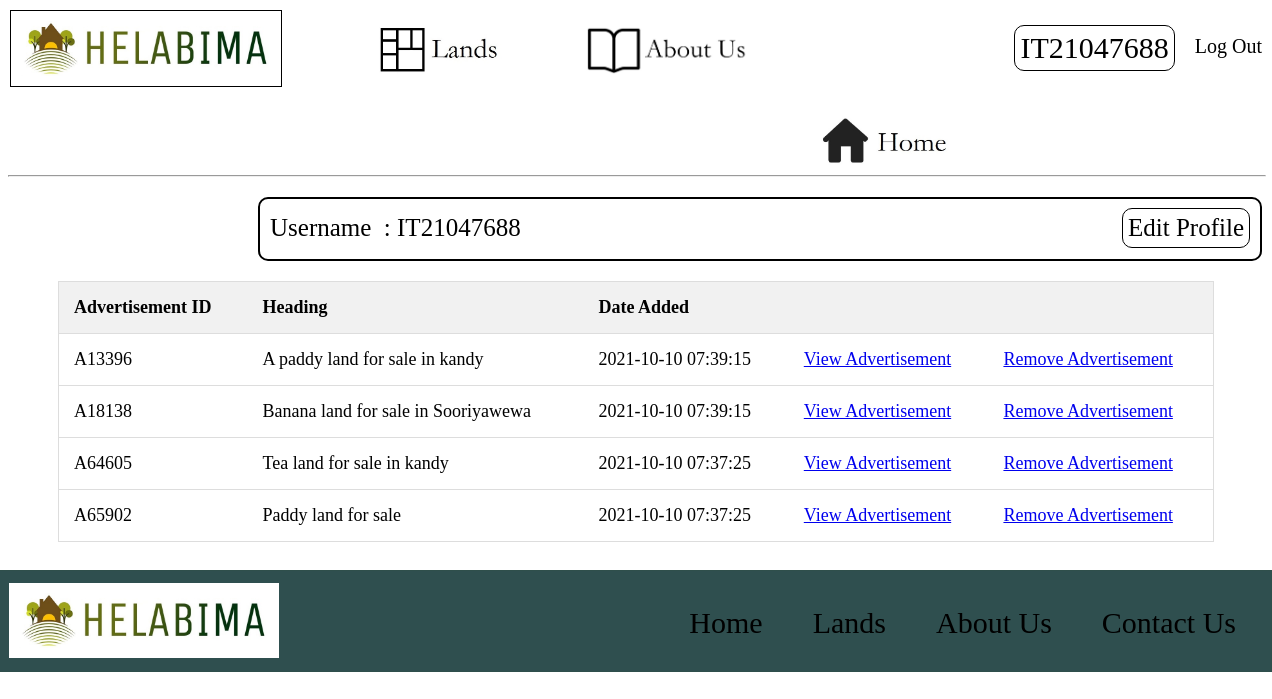
/buyerIndex.php (signed in), run on the app's committed database.
### tables this page shows
CREATE TABLE `buyers` (
  `user_id` varchar(21) NOT NULL,
  `user_name` varchar(10) NOT NULL,
  `email` varchar(50) NOT NULL,
  `password` varchar(25) NOT NULL,
  `date` timestamp NULL DEFAULT current_timestamp() ON UPDATE current_timestamp()
);

CREATE TABLE `wishlist` (
  `user_id` varchar(21) NOT NULL,
  `adID` varchar(6) NOT NULL,
  `date` timestamp NOT NULL DEFAULT current_timestamp()
);

CREATE TABLE `ads` (
  `adID` varchar(6) NOT NULL,
  `heading` varchar(50) NOT NULL,
  `type` varchar(50) NOT NULL,
  `area` int(11) NOT NULL,
  `price` int(11) NOT NULL,
  `address` varchar(200) NOT NULL,
  `district` varchar(30) NOT NULL,
  `province` varchar(30) NOT NULL,
  `description` varchar(5000) NOT NULL,
  `img` varchar(10) NOT NULL,
  `pub_date` timestamp NULL DEFAULT current_timestamp(),
  `user_id` varchar(5) NOT NULL
);

### functions.php (called while the page is built, shortened)
<?php
function checkLogin($con)
{
	if(isset($_SESSION['userid']) && isset($_SESSION['account']))
	{
		$id = $_SESSION['userid'];
		if($_SESSION['account'] == 'buyer')
		{
			$sql = "select * from buyers where user_id = '$id' limit 1";
			$result = mysqli_query ($con, $sql);
			if ($result && mysqli_num_rows($result) > 0)
			{
				$buyer_data = mysqli_fetch_assoc($result);
				return $buyer_data;
			}
		}
	}
	else
	{
		return 0;
	}
	die;
}
?>

### buyerIndex.php (the view, shortened to what this page needs)
<?php
require('config.php');
include('functions.php');
$userData = checkLogin($con);
$bid = $userData['user_id'];
?>
<!DOCTYPE html>
<html lang="en">
<head>
  <link rel="stylesheet" type="text/css" href="src/styles/main.css">
  <link rel="stylesheet" type="text/css" href="src/styles/buyer.css">
</head>
<body>
  <div class="header">
    <a href="index.php"><img id="icon" alt="Helabima Lands Icon" src="src/img/02.jpeg" width="250px" height="auto" /></a>
    <?php
      $logOut = "<a href='logout.php' id='logout'>Log Out</a>";
      if(isset($_SESSION['account']) && $_SESSION['account'] == "buyer")
      {
        echo($logOut);
        echo("<a id='username' href='buyerIndex.php'>". $userData['user_name']. "</a>");
      }
      elseif(isset($_SESSION['account']) && $_SESSION['account'] == "seller")
      {
        header("Location: sellerIndex.php");
      }
      elseif(isset($_SESSION['account']) && $_SESSION['account'] == "admin")
      {
        header("Location: adminIndex.php");
      }
      else
      {
        header("Location: index.php");
      }
    ?>
    <a class="nav"  href="aboutus.php"> <img id="aboutus" alt="aboutus" src="src/img/aboutus.jpg" height="50px" width="auto" /></a>
    <a class="nav"  href="lands.php"> <img id="lands" alt="lands" src="src/img/lands.jpg" height="50px" width="auto" /></a>
    <a class="nav"  href="index.php"> <img id="home" alt="home" src="src/img/home.jpg" height="50px" width="auto" /></a>
  </div>
  <hr width="100%">
  <div class="content">
      <div class="user-details">
        <span> Username &nbsp;: <?php echo $userData['user_name']; ?> </span>
        <a id="editProf" href="buyerEditProfile.php"> Edit Profile </a>
      </div>
      <div class="wishlist">
         <table id="wishlst">
          <tr style="background-color:#f1f1f1;pointer-events: none;">
            <th>Advertisement ID</th>
            <th>Heading </th>
            <th>Date Added</th>
            <th></th>
            <th></th>
          </tr>
          <?php
            $sql01 = "SELECT w.adID, a.heading, w.date FROM wishlist w, ads a WHERE w.user_id = '$bid' and a.adID = w.adID ORDER BY w.date DESC";
            $adRslt = mysqli_query ($con, $sql01);
            if ($adRslt && mysqli_num_rows($adRslt) > 0)
            {
              while ($ad_data = mysqli_fetch_assoc($adRslt))
              {
                echo ("<tr>");
                echo ("<td id='".$ad_data['adID']."'>".$ad_data['adID']." </td>");
                echo ("<td>".$ad_data['heading']." </td>");
                echo ("<td> ".$ad_data['date']." </td>");
                echo ("<td><a id='viewAd' href='viewAd.php?adid=".$ad_data['adID']."'>View Advertisement</a></td>");
                echo ("<td><a id='rmvAd' href='buyerRemoveFromWishlist.php?adid=".$ad_data['adID']."'>Remove Advertisement</a></td>");
                echo ("</tr>");
              }
            }
          ?>
        </table>
      </div>
    </div>
    <br/>
    <div class="footer" >
      <img id="icon" alt="Helabima Lands Icon" src="src/img/02.jpeg" width="250px" height="auto" />
      <a class="nav" id="contact" href="index.php#contact"> Contact Us </a>
      <a class="nav" id="aboutus"  href="aboutus.php">About Us</a>
      <a class="nav" id="lands" href="lands.php"> Lands </a>
      <a class="nav" id="home" href="index.php"> Home </a>
    </div>
</body>
</html>

### src/styles/main.css (style rules this page uses)
body { background:#fff; font-family: Garamond, serif; }
.header { background: #fff; height: 110px; margin: -8px -8px -9px -10px; }
.header #icon { border: 1px solid #000; margin: 10px 0px 0px 12px; padding: 10px; }
.header #username { float:right; font-size:30px; font-family:Garamond, serif; color:black; margin:25px 10px; text-decoration:none; padding: 5px; border: 1px solid black; border-radius:10px }
.header #logout { float:right; font-size:20px; font-family:Garamond, serif; color:black; margin:35px 10px; text-decoration: none; }
.header .nav { float: right; color: black; margin: 0px 0px 0px 10px; }
.header #aboutus { margin: 20px 250px 0px 10px; padding: 5px; object-fit: cover; }
.header #lands { margin: 20px 50px 0px 10px; padding: 5px; object-fit: cover; }
.header #home { margin: 20px 50px 0px 10px; padding: 5px; object-fit: cover; }
.footer { border: 1px solid #2F4F4b; background: #2F4F4F; height: 100px; margin: 0px -8px -8px -10px; }
.footer #icon { background: white; margin: 12px 5px 0px 10px; padding: 10px; }
.footer .nav { float: right; color: black; margin: 10px 0px 0px 10px; font-family: Garamond, serif; text-decoration: none; font-size: 30px; }
.footer #lands, .footer #home, .footer #aboutus, .footer #contact { margin: 30px 30px 0px 10px; padding: 5px; }

### src/styles/buyer.css (style rules this page uses)
.content { background: #FFF; width: 100%; }
div.user-details { margin-top:20px; margin-left:250px; height:30px; font-family: Garamond, serif; font-size: 25px; width: 980px; border: 2px solid black; border-radius: 10px; padding: 15px 10px; }
.user-details #editProf { float:right; border: 1px solid black; padding: 5px; color: black; text-decoration: none; border-radius: 10px; margin-top: -6px; }
div.wishlist { margin:20px 50px 10px 50px; font-family: Garamond, serif; font-size: 18px; }
#wishlst { border-collapse: collapse; width: 100%; border: 1px solid #ddd; }
#wishlst th, #wishlst td { text-align: left; padding: 15px; border-bottom: 1px solid #ddd; }

### data on the page
buyers: user_name "IT21047688"
wishlist: adID "A13396", adID.heading "A paddy land for sale in kandy", date "2021-10-10 07:39:15"
wishlist: adID "A18138", adID.heading "Banana land for sale in Sooriyawewa", date "2021-10-10 07:39:15"
wishlist: adID "A64605", adID.heading "Tea land for sale in kandy", date "2021-10-10 07:37:25"
wishlist: adID "A65902", adID.heading "Paddy land for sale", date "2021-10-10 07:37:25"
